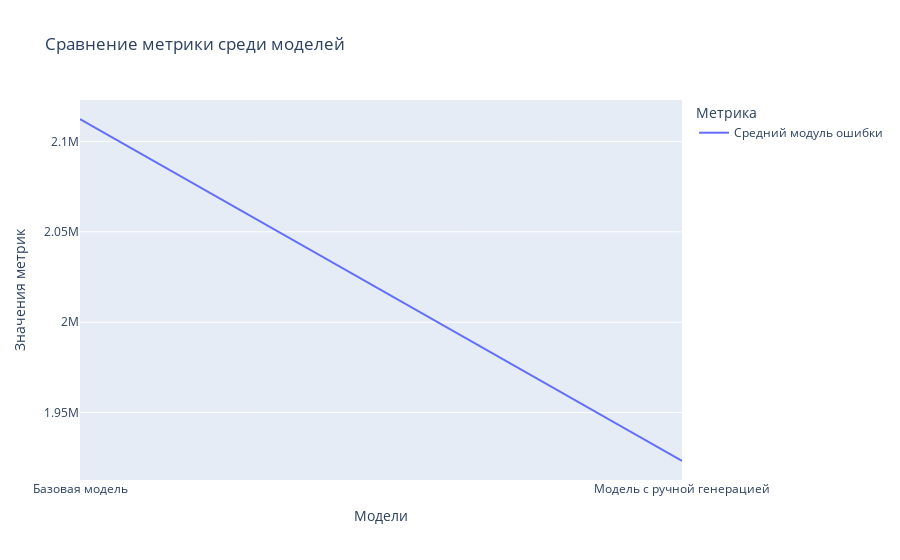

Here is the notebook cell this chart was saved with:
### Code cell
metric_name = 'Средний модуль ошибки' 
plot_metrics_comparison(df_compare, metric_name)

### Figure 1 — Plotly figure (JSON) as saved in the notebook; plotly's stock layout.template omitted (floating-point values rounded to 4 significant figures)
{"data": [{"hovertemplate": "Метрика=Средний модуль ошибки<br>Модели=%{x}<br>Значения метрик=%{y}<extra></extra>", "legendgroup": "Средний модуль ошибки", "line": {"color": "#636efa", "dash": "solid"}, "marker": {"symbol": "circle"}, "mode": "lines", "name": "Средний модуль ошибки", "orientation": "v", "showlegend": true, "type": "scatter", "x": ["Базовая модель", "Модель с ручной генерацией"], "xaxis": "x", "y": [2112000.0, 1923000.0], "yaxis": "y"}], "layout": {"legend": {"title": {"text": "Метрика"}, "tracegroupgap": 0}, "title": {"text": "Сравнение метрики среди моделей"}, "xaxis": {"anchor": "y", "domain": [0, 1], "title": {"text": "Модели"}}, "yaxis": {"anchor": "x", "domain": [0, 1], "title": {"text": "Значения метрик"}}}}
